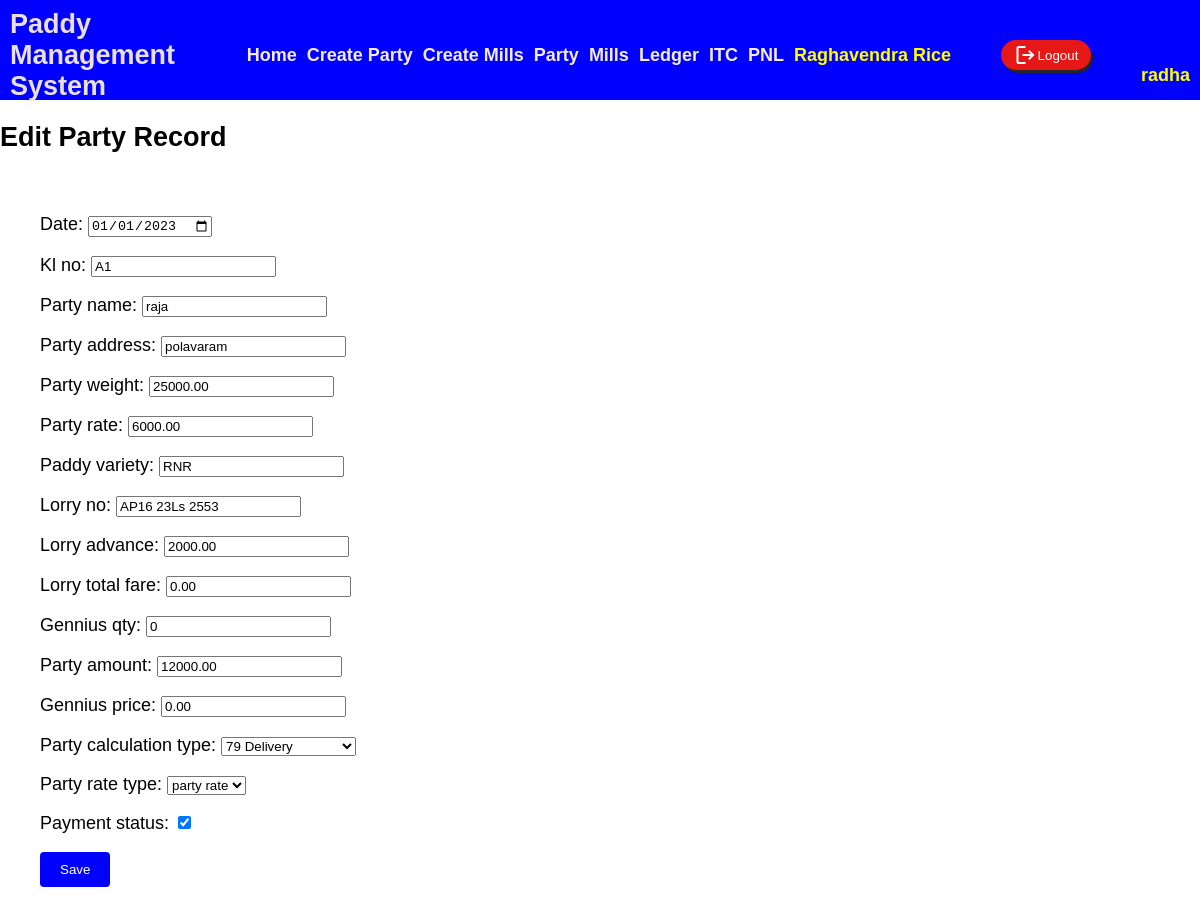
The page /party-record/2/edit/ (signed in) on the database its author committed.
### paddymastersystem/models.py (models this page shows)
class PartyRecord(models.Model):
    date = models.DateField()
    kl_no = models.CharField(max_length=100)
    party_name = models.CharField(max_length=100)
    party_address = models.CharField(max_length=200)
    party_weight = models.DecimalField(max_digits=10, decimal_places=2)
    party_rate = models.DecimalField(max_digits=10, decimal_places=2)
    paddy_variety = models.CharField(max_length=100)
    lorry_no = models.CharField(max_length=50)
    lorry_advance = models.DecimalField(max_digits=10, decimal_places=2)
    lorry_total_fare = models.DecimalField(max_digits=10, decimal_places=2)
    gennius_qty = models.IntegerField()
    party_amount = models.DecimalField(max_digits=10, decimal_places=2)
    gennius_price = models.DecimalField(max_digits=10, decimal_places=2)
    PARTY_CALCULATION_CHOICES = [
        ('BAGS_X4', 'BAGS X 4'),
        ('78KGS', '78 KGS'),
        ('79KGS', '79 KGS'),
        ('79_Delivery', '79 Delivery'),
        ('78_Delivery', '78 Delivery'),
        ('BAGS_X4_Delivery', 'BAGS X 4 Delivery'),
    ]
    party_calculation_type = models.CharField(choices=PARTY_CALCULATION_CHOICES, max_length=50)
    party_rate_type = models.CharField(max_length=100, choices=(('mill rate', 'mill rate'), ('party rate', 'party rate')))
    payment_status = models.BooleanField(default=False)

### paddymastersystem/views.py (the view)
# urls.py: path('party-record/<int:pk>/edit/', views.edit_party_record, name='edit_party_record'),
@login_required(login_url='login')
def edit_party_record(request, pk):
    party_record = get_object_or_404(PartyRecord, pk=pk)
    if request.method == 'POST':
        form = PartyRecordForm(request.POST, instance=party_record)
        if form.is_valid():
            form.save()
            messages.success(request, 'Party record updated successfully.')
            return redirect('party_detail_view', pk=pk)
        else:
            messages.error(request, 'Please correct the error below.')
    else:
        form = PartyRecordForm(instance=party_record)
    return render(request, 'party/edit_party_record.html', {'form': form})

### paddymastersystem/forms.py
class PartyRecordForm(forms.ModelForm):
    class Meta:
        model = PartyRecord
        fields = '__all__'
        widgets = {
            'date': forms.DateInput(attrs={'type': 'date'}),
        }

### templates/party/edit_party_record.html (shortened to what this page needs)
{% extends "common.html" %}
{% block content %}
<h2>Edit Party Record</h2>
<form method="post">
    {{ form.as_p }}
    <div class="form-group">
        <input type="submit" value="Save">
    </div>
</form>
{% endblock %}

### templates/common.html (shortened to what this page needs)
<!DOCTYPE html>
<html lang="en">
<head>
</head>
<body>
    <header>
        <h3 class="logo">Paddy Management System</h3>
        {% if user.is_authenticated %}
        <div class="nav-links">
            <h3><a href="{% url 'homepage' %}">Home</a></h3>
            <h3><a href="{% url 'add_party_record' %}">Create Party</a></h3>
            <h3><a href="{% url 'add_mill_record' %}">Create Mills</a></h3>
            <h3><a href="{% url 'party' %}">Party</a></h3>
            <h3><a href="{% url 'mills' %}">Mills</a></h3>
            <h3><a href="{% url 'ledger' %}">Ledger</a></h3>
            <h3><a href="{% url 'interest_entry' %}">ITC</a></h3>
            <h3><a href="{% url 'view_records' %}">PNL</a></h3>
            <h3 style="color:yellow">Raghavendra Rice</h3>
            <form method="post" action="{% url 'logout' %}">
                <button type="submit" id="buttn"><span class="material-symbols-outlined">logout</span> Logout</button>
            </form>
            <h3 style="color:yellow;display: flex; margin-top: 40px;">{{ request.user.username }}</h3>
        </div>
        {% endif %}
    </header>
    {% block content %}{% endblock %}
</body>
</html>

### templates/common.html (style rules this page uses)
body { margin: 0; height: 100vh; font-family: Arial, sans-serif; }
header { display: grid; grid-template-columns: 1fr auto; align-items: center; background-color: blue; width: 100%; height: 100px; color: rgb(234, 223, 223); padding: 0 10px; }
.logo { justify-self: start; font-size: 1.5em; }
.nav-links { display: flex; gap: 10px; align-items: center; flex-wrap: wrap; }
a { text-decoration: none; color: rgb(244, 234, 234); }
h3 { margin: 0; font-size: 1em; }
#buttn { display: flex; align-items: center; justify-content: center; background-color: rgb(230, 23, 23); width: 90px; height: 30px; box-shadow: 2px 3px rgb(37, 38, 37); border-radius: 20px; color: white; cursor: pointer; border: none; }
@media only screen and (min-width: 768px) { body { font-size: 18px; } }
@media only screen and (min-width: 768px) { .nav-links { padding: 0 20px; } }
.nav-links { display: flex; flex-wrap: wrap; }
.nav-links { flex: 1 1 auto; }

### templates/party/edit_party_record.html (style rules this page uses)
form { margin: 20px; padding: 20px; border-radius: 5px; }
.form-group { margin-bottom: 15px; }
.form-group input, .form-group select, .form-group textarea { width: 100%; padding: 8px; border: 1px solid #ccc; border-radius: 4px; box-sizing: border-box; }
.form-group input[type="submit"] { width: auto; background-color: blue; color: white; border: none; padding: 10px 20px; cursor: pointer; }

### rows shown on the page
PartyRecord: date "01/01/2023", kl_no "A1", party_name "raja", party_address "polavaram", party_weight "25000.00", party_rate "6000.00", paddy_variety "RNR", lorry_no "AP16 23Ls 2553", lorry_advance "2000.00", lorry_total_fare "0.00", gennius_qty "0", party_amount "12000.00", gennius_price "0.00", party_calculation_type "79 Delivery", party_rate_type "party rate", payment_status "☑"

### other values the page prints
{{ request.user.username }} "radha"
